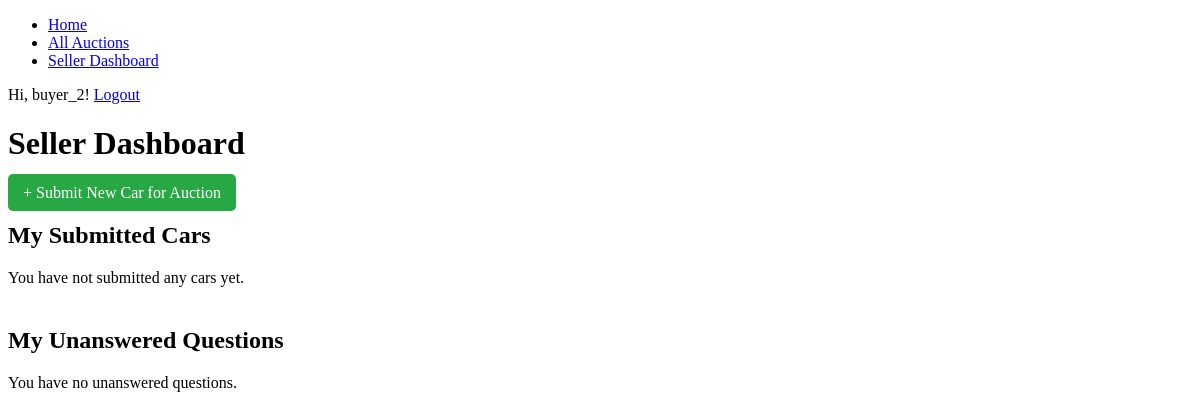
Page /seller/dashboard (signed in) on the earlier database version.
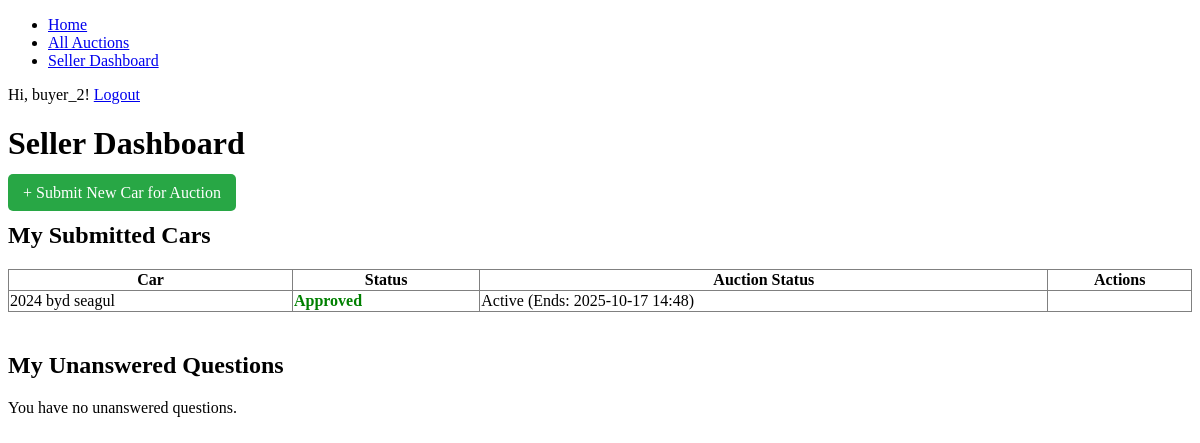
Same page on the later database version.
### models/car.py (models this page shows, shortened)
class Car(db.Model):
    id = db.Column(db.Integer, primary_key=True)
    make = db.Column(db.String(64), nullable=False)
    model = db.Column(db.String(64), nullable=False)
    year = db.Column(db.Integer, nullable=False)
    description = db.Column(db.Text, nullable=True)
    image_url = db.Column(db.String(200), nullable=True)
    owner_id = db.Column(db.Integer, db.ForeignKey('user.id'), nullable=False)
    service_history_url = db.Column(db.String(200), nullable=True)
    inspection_report_url = db.Column(db.String(200), nullable=True)
    is_approved = db.Column(db.Boolean, default=False, nullable=False)
    transmission = db.Column(db.String(50))
    drivetrain = db.Column(db.String(50))
    mileage = db.Column(db.Integer)
    fuel_type = db.Column(db.String(50))
    auction = db.relationship('Auction', backref='car', uselist=False) # One-to-one

### models/auction.py (models this page shows, shortened)
class Auction(db.Model):
    id = db.Column(db.Integer, primary_key=True)
    start_time = db.Column(db.DateTime, nullable=False, default=datetime.utcnow)
    end_time = db.Column(db.DateTime, nullable=False)
    start_price = db.Column(db.Float, nullable=False)
    current_price = db.Column(db.Float, nullable=False)
    car_id = db.Column(db.Integer, db.ForeignKey('car.id'), nullable=False, unique=True)
    winner_id = db.Column(db.Integer, db.ForeignKey('user.id'), nullable=True)
    bids = db.relationship('Bid', backref='auction', lazy='dynamic', cascade="all, delete-orphan")
    questions = db.relationship('Question', back_populates='auction', lazy='dynamic', cascade="all, delete-orphan")

### routes/seller.py (the view)
@seller_bp.route('/dashboard')
@login_required
def dashboard():
    my_cars = Car.query.filter_by(owner_id=current_user.id).order_by(Car.id.desc()).all()
    my_car_ids = [car.id for car in my_cars]
    from models.auction import Auction
    my_auctions = Auction.query.filter(Auction.car_id.in_(my_car_ids)).all()
    my_auction_ids = [auction.id for auction in my_auctions]
    unanswered_questions = Question.query.filter(
        Question.auction_id.in_(my_auction_ids),
        Question.answer_text == None
    ).order_by(Question.timestamp.desc()).all()
    return render_template('seller_dashboard.html', my_cars=my_cars, unanswered_questions=unanswered_questions, now=datetime.utcnow())

### templates/seller_dashboard.html (shortened to what this page needs)
{% extends "base.html" %}
{% block content %}
    <h1>Seller Dashboard</h1>
    <div style="margin-bottom: 20px;">
        <a href="{{ url_for('seller.submit_car') }}" style="text-decoration: none; background-color: #28a745; color: white; padding: 10px 15px; border-radius: 5px;">+ Submit New Car for Auction</a>
    </div>
    <h2>My Submitted Cars</h2>
    {% if my_cars %}
        <table border="1" style="width:100%; border-collapse: collapse;">
            <thead>
                <tr>
                    <th>Car</th>
                    <th>Status</th>
                    <th>Auction Status</th>
                    <th>Actions</th>
                </tr>
            </thead>
            <tbody>
                {% for car in my_cars %}
                <tr>
                    <td>{{ car.year }} {{ car.make }} {{ car.model }}</td>
                    <td>
                        {% if car.is_approved %}
                            <span style="color: green; font-weight: bold;">Approved</span>
                        {% else %}
                            <span style="color: orange; font-weight: bold;">Pending Approval</span>
                        {% endif %}
                    </td>
                    <td>
                        {% if car.auction and car.auction.end_time > now %}
                            Active (Ends: {{ car.auction.end_time.strftime('%Y-%m-%d %H:%M') }})
                        {% elif car.auction and car.auction.end_time <= now %}
                            Expired
                        {% else %}
                            No Auction Yet
                        {% endif %}
                    </td>
                    <td>
                    </td>
                </tr>
                {% endfor %}
            </tbody>
        </table>
    {% else %}
        <p>You have not submitted any cars yet.</p>
    {% endif %}
    <h2 style="margin-top: 40px;">My Unanswered Questions</h2>
    {% if unanswered_questions %}
        <table border="1" style="width:100%; border-collapse: collapse;">
             <thead>
                <tr>
                    <th>Car</th>
                    <th>Question</th>
                    <th>Asked By</th>
                    <th>Action</th>
                </tr>
            </thead>
            <tbody>
                {% for q in unanswered_questions %}
                <tr>
                    <td>{{ q.auction.car.year }} {{ q.auction.car.make }} {{ q.auction.car.model }}</td>
                    <td>{{ q.question_text }}</td>
                    <td>{{ q.asker.username }}</td>
                    <td><a href="{{ url_for('seller.answer_question', question_id=q.id) }}">Answer</a></td>
                </tr>
                {% endfor %}
            </tbody>
        </table>
    {% else %}
        <p>You have no unanswered questions.</p>
    {% endif %}
{% endblock %}

Differences in the rows shown:
added Car: year "2024", make "byd", model "seagul", is_approved "Approved", auction.end_time "2025-10-17 14:48"
Other differences:
text no longer shown: "You have not submitted any cars yet."
text now shown: "Car Status Auction Status Actions"
